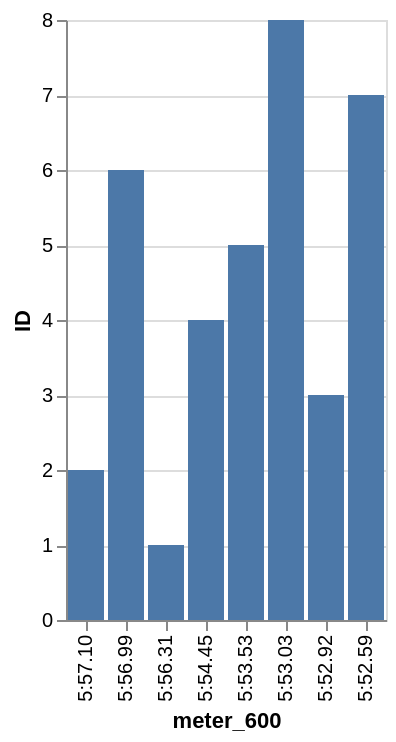

Vega-Lite specification for this chart:
### Vega-Lite specification from a JSON file in a GitHub repository (floating-point values rounded to 4 significant figures)
{"data": {"values": [{"x_data": "5:52.59", "y_data": 7}, {"x_data": "5:54.45", "y_data": 4}, {"x_data": "5:53.53", "y_data": 5}, {"x_data": "5:53.03", "y_data": 8}, {"x_data": "5:56.31", "y_data": 1}, {"x_data": "5:57.10", "y_data": 2}, {"x_data": "5:56.99", "y_data": 6}, {"x_data": "5:52.92", "y_data": 3}]}, "mark": "bar", "encoding": {"x": {"field": "x_data", "type": "nominal", "title": "meter_600", "sort": "descending"}, "y": {"field": "y_data", "type": "quantitative", "title": "ID"}}}
